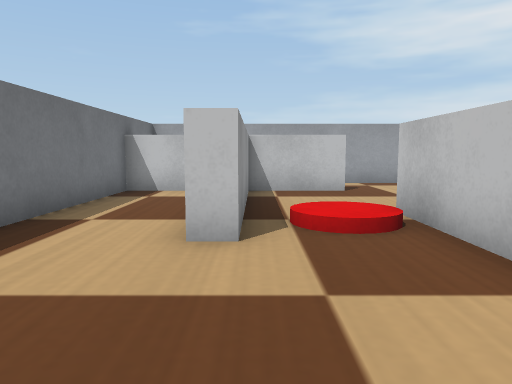
[1] (above)

14 first-person views from a walk through a world built for the Webots simulator. The camera is 0.05 m above the floor, tilts 6° down and sees 70° across. The floor is counted in squares, 0.05 m on a side. Each view is taken from the middle of a square. On the plan, view 1 faces up. The plan holds only what a view shows up to about 13 squares ahead; the rest is blank. Robots are left out. Simple shapes and patterns stand in for the simulator's stock objects.

[2]
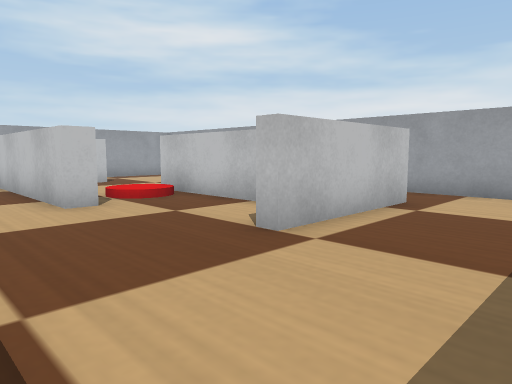

[3]
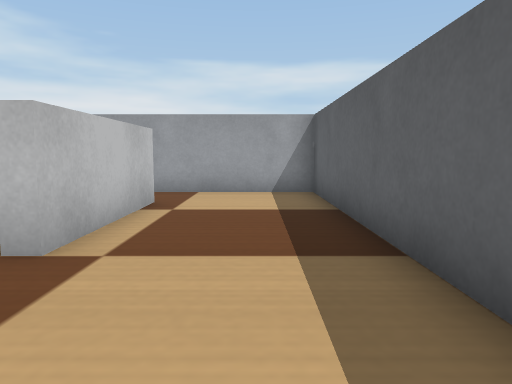

[4]
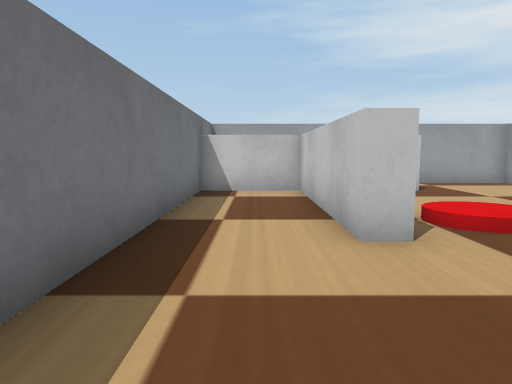

[5]
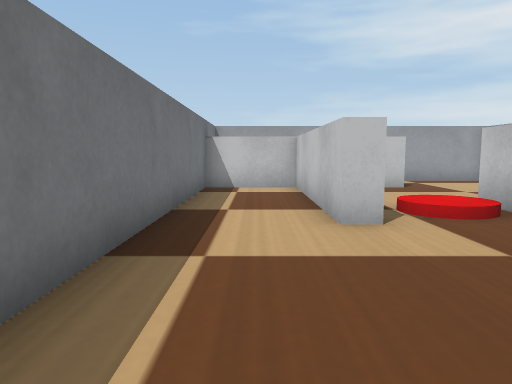

[6]
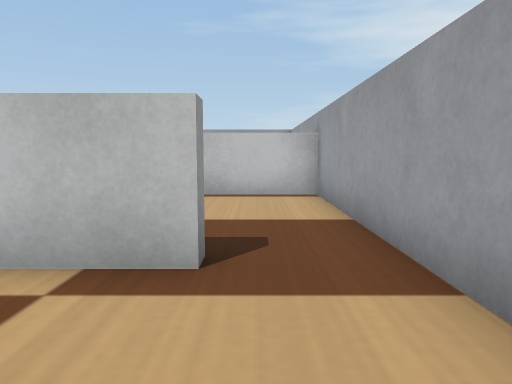

[7]
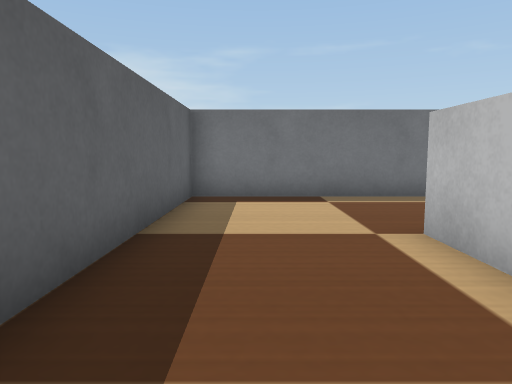

[8]
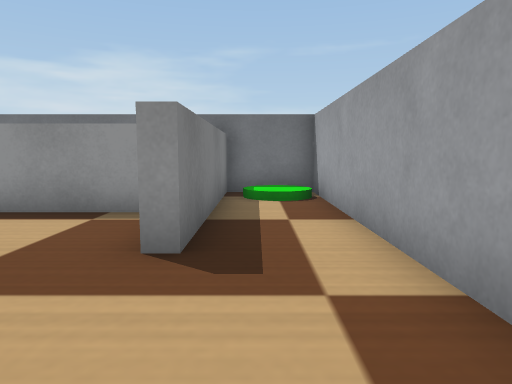

[9]
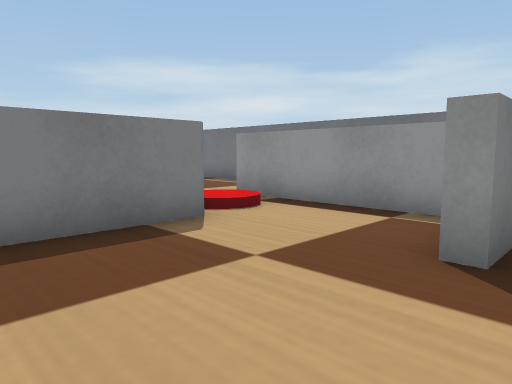

[10]
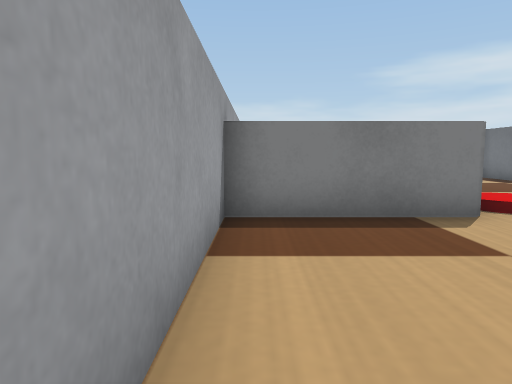

[11]
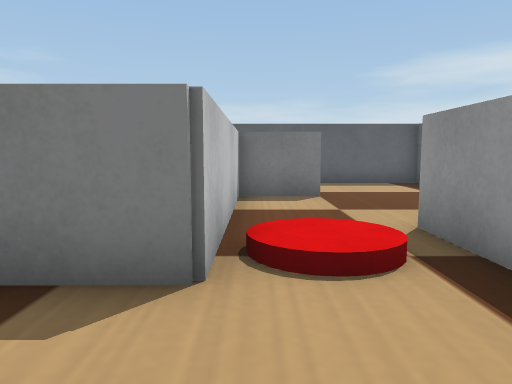

[12]
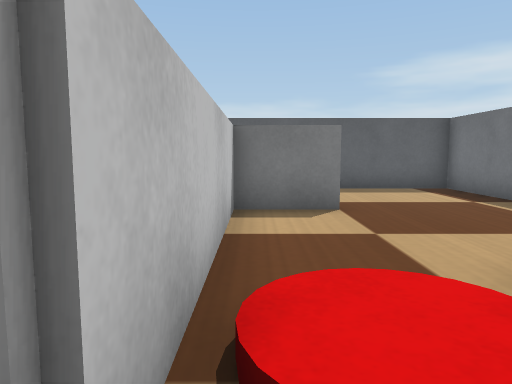

[13]
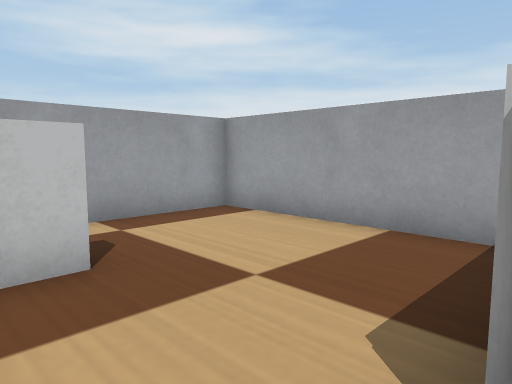

[14]
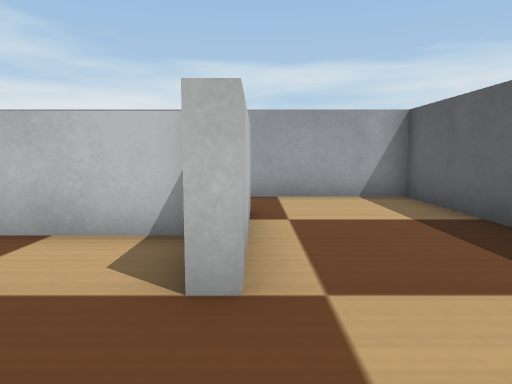

### Floor plan
Key: @ floor where view 1 was taken; # wall or solid block; . floor; / step, stairs or slope.
Columns run from 4 left of view 1 to 7 right of it. Each row starts with its distance up from view 1.
 13 ############
 12 #//........#
 11 #//........#
 10 #######....#
  9 #..##......#
  8 #..##......#
  7 #..##......#
  6 #..##//#####
  5 #..##./#...#
  4 #..##..#...#
  3 #......#...#
  2 #......#...#
  1 #......#...#
  0 #...@####..#
 -1 #..........#
 -2 #..........#
 -3 #..........#
 -4 ############

Positions as (right, up) in squares from view 1, and headings:
1: (0, 0), facing up
2: (-3, -3), facing up-right
3: (-3, -2), facing right
4: (-2, 0), facing up
5: (-2, -1), facing up
6: (5, -3), facing up
7: (5, -2), facing left
8: (6, 11), facing left
9: (6, 11), facing down-left
10: (6, 12), facing down
11: (2, 9), facing down
12: (2, 7), facing down
13: (1, 6), facing up-right
14: (-2, 0), facing right
